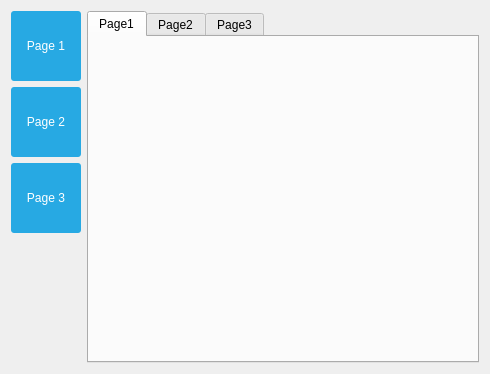
<?xml version="1.0" encoding="UTF-8"?>
<ui version="4.0">
 <class>MainWindow</class>
 <widget class="QMainWindow" name="MainWindow">
  <property name="geometry">
   <rect>
    <x>0</x>
    <y>0</y>
    <width>490</width>
    <height>374</height>
   </rect>
  </property>
  <property name="windowTitle">
   <string>MainWindow</string>
  </property>
  <property name="styleSheet">
   <string notr="true">QPushButton
{
	color: white;
	background-color: #27a9e3;
	border-width: 0px;
	border-radius: 3px;
}

QPushButton:hover
{
	color: white;
	background-color: #66c011;
	border-width: 0px;
	border-radius: 3px;
}

QPushButton:pressed
{
	color: white;
	background-color: yellow;
	border-width: 0px;
	border-radius: 3px;
}

QPushButton[pagematches=true]
{
	color: white;
	background-color: red;
	border-width: 0px;
	border-radius: 3px;
}</string>
  </property>
  <widget class="QWidget" name="centralWidget">
   <layout class="QHBoxLayout" name="horizontalLayout">
    <item>
     <layout class="QVBoxLayout" name="verticalLayout">
      <item>
       <widget class="QPushButton" name="button1">
        <property name="sizePolicy">
         <sizepolicy hsizetype="Fixed" vsizetype="Fixed">
          <horstretch>0</horstretch>
          <verstretch>0</verstretch>
         </sizepolicy>
        </property>
        <property name="minimumSize">
         <size>
          <width>70</width>
          <height>70</height>
         </size>
        </property>
        <property name="maximumSize">
         <size>
          <width>70</width>
          <height>70</height>
         </size>
        </property>
        <property name="text">
         <string>Page 1</string>
        </property>
       </widget>
      </item>
      <item>
       <widget class="QPushButton" name="button2">
        <property name="sizePolicy">
         <sizepolicy hsizetype="Fixed" vsizetype="Fixed">
          <horstretch>0</horstretch>
          <verstretch>0</verstretch>
         </sizepolicy>
        </property>
        <property name="minimumSize">
         <size>
          <width>70</width>
          <height>70</height>
         </size>
        </property>
        <property name="maximumSize">
         <size>
          <width>70</width>
          <height>70</height>
         </size>
        </property>
        <property name="text">
         <string>Page 2</string>
        </property>
       </widget>
      </item>
      <item>
       <widget class="QPushButton" name="button3">
        <property name="sizePolicy">
         <sizepolicy hsizetype="Fixed" vsizetype="Fixed">
          <horstretch>0</horstretch>
          <verstretch>0</verstretch>
         </sizepolicy>
        </property>
        <property name="minimumSize">
         <size>
          <width>70</width>
          <height>70</height>
         </size>
        </property>
        <property name="maximumSize">
         <size>
          <width>70</width>
          <height>70</height>
         </size>
        </property>
        <property name="text">
         <string>Page 3</string>
        </property>
       </widget>
      </item>
      <item>
       <spacer name="verticalSpacer">
        <property name="sizePolicy">
         <sizepolicy hsizetype="Fixed" vsizetype="Expanding">
          <horstretch>0</horstretch>
          <verstretch>0</verstretch>
         </sizepolicy>
        </property>
        <property name="orientation">
         <enum>Qt::Vertical</enum>
        </property>
        <property name="sizeHint" stdset="0">
         <size>
          <width>20</width>
          <height>40</height>
         </size>
        </property>
       </spacer>
      </item>
     </layout>
    </item>
    <item>
     <widget class="QTabWidget" name="tabWidget">
      <property name="toolTip">
       <string>&lt;html&gt;&lt;head/&gt;&lt;body&gt;&lt;p&gt;&lt;br/&gt;&lt;/p&gt;&lt;/body&gt;&lt;/html&gt;</string>
      </property>
      <property name="whatsThis">
       <string/>
      </property>
      <property name="currentIndex">
       <number>0</number>
      </property>
      <widget class="QWidget" name="tab">
       <attribute name="title">
        <string>Page1</string>
       </attribute>
      </widget>
      <widget class="QWidget" name="tab_2">
       <attribute name="title">
        <string>Page2</string>
       </attribute>
      </widget>
      <widget class="QWidget" name="tab_3">
       <attribute name="title">
        <string>Page3</string>
       </attribute>
      </widget>
     </widget>
    </item>
   </layout>
  </widget>
 </widget>
 <layoutdefault spacing="6" margin="11"/>
 <resources/>
 <connections/>
</ui>
